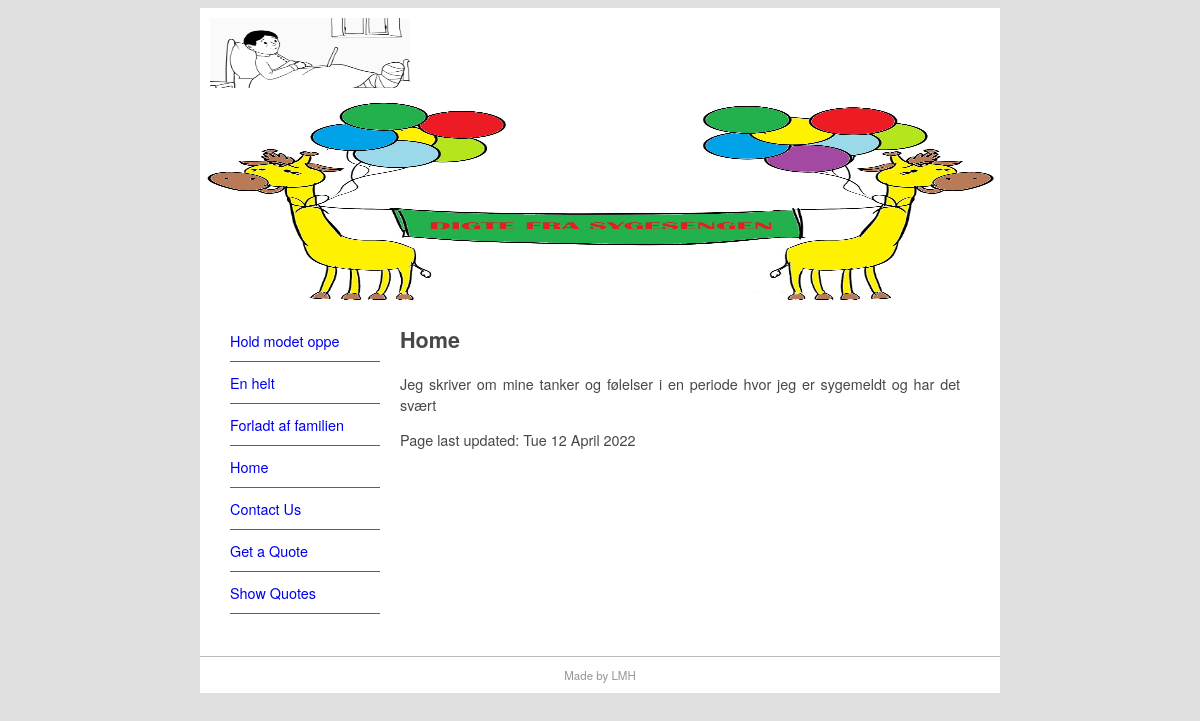
The app's page /, older data.
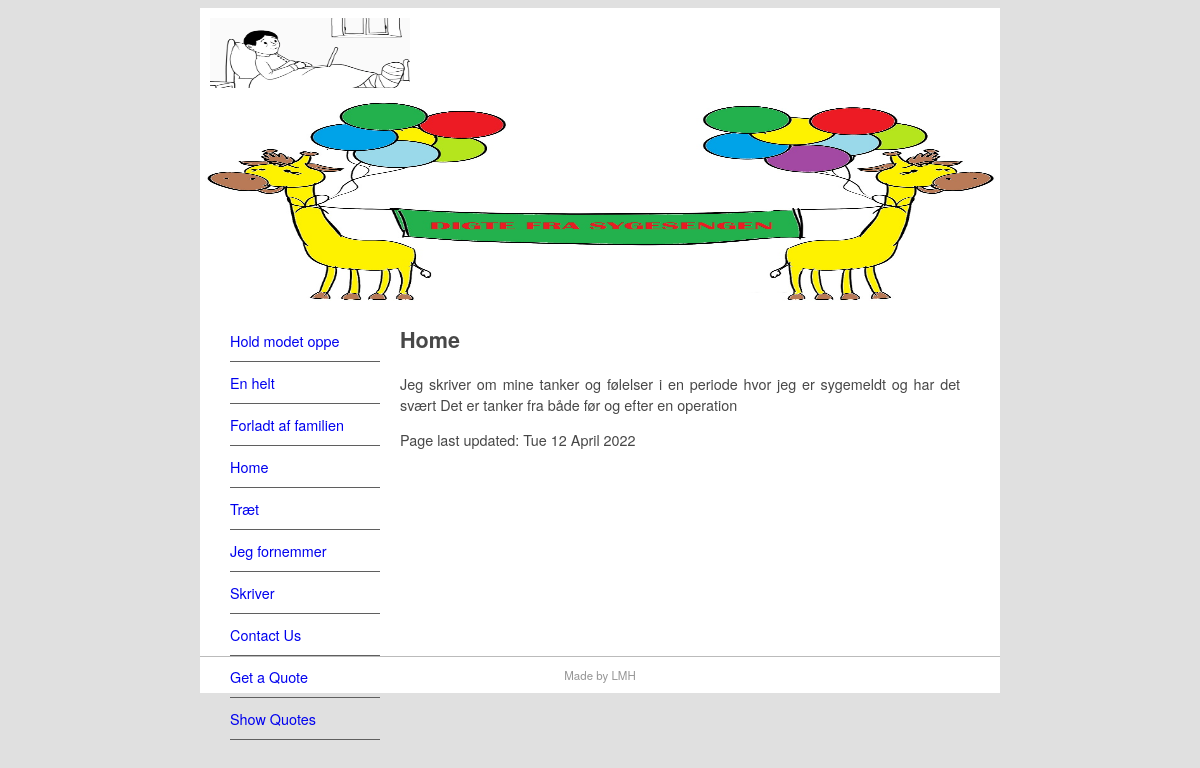
The same page, newer data.
### pages/models.py (models this page shows, shortened)
class Page(models.Model):
    title = models.CharField(max_length=60)
    permalink = models.CharField(max_length=12, unique=True)
    update_date = models.DateTimeField('Last updated')
    bodytext = models.TextField('Page Content', blank= True)

### pages/views.py (the view)
# urls.py: path('', views.index, {'pagename': ''}, name='home'),
def index(request, pagename):
    pagename = '/' + pagename
    pg = get_object_or_404(Page, permalink=pagename)
    context = {
        'title': pg.title,
        'content': pg.bodytext,
        'last_updated': pg.update_date,
        'page_list': Page.objects.all(),
    }
    return render(request, 'pages/page.html', context)

### pages/templates/pages/page.html (shortened to what this page needs)
{% extends "base.html" %}
{% block sidenav %}
    {% for page in page_list %}
    <li>
        <a href="{{ page.permalink }}">{{page.title }}</a>
    </li>
    {% endfor %}
{% endblock sidenav %}
{% block content %}
{% autoescape off %}
{{ content }}
{% endautoescape %}
<p>
    Page last updated: {{ last_updated|date:'D d F Y'}}
</p>
{% endblock content %}

Row changes from the older to the newer data that the page shows:
changed Page "Home": bodytext "Home Jeg skriver om mine tanker og følelser i en periode hvor jeg er sygemeldt og har det svært" → "Home Jeg skriver om mine tanker og følelser i en periode hvor jeg er sygemeldt og har det svært Det er tanker fra både før og efter en operation"
added Page: title "Træt"
added Page: title "Jeg fornemmer"
added Page: title "Skriver"
